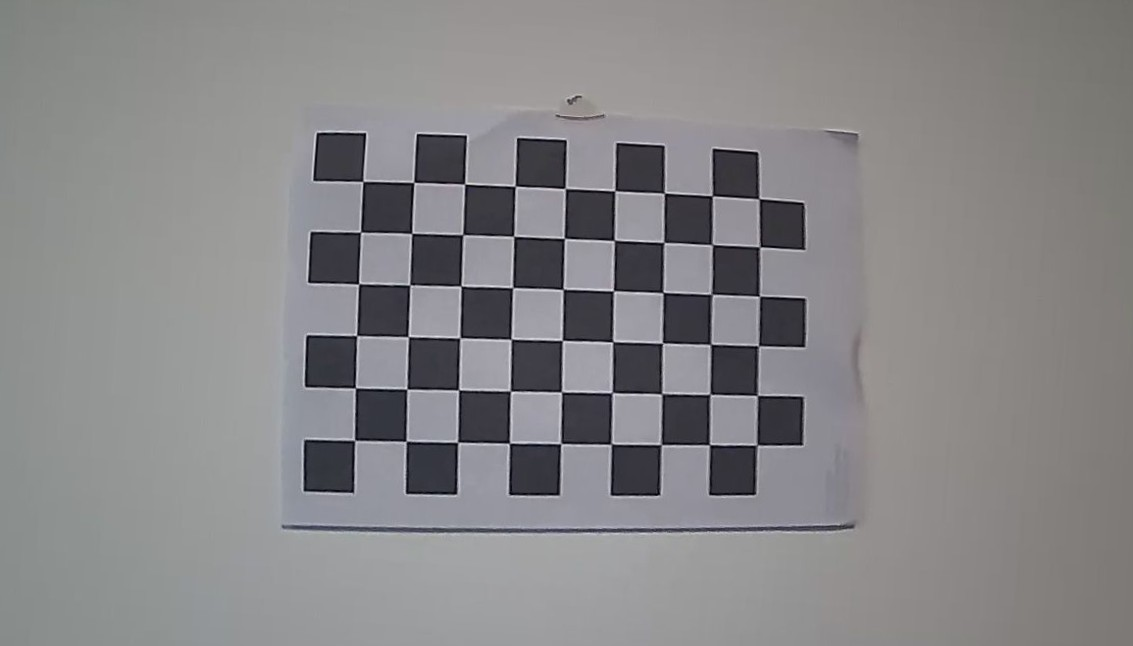
#> input picture data/intrinsic/cam1/img_001.jpg, 1133 x 646 px, found by its file name
$ python dist_compare.py
#> lines starting #> are read from the running program, lines starting #| are printed output that depends on the picture
import cv2
import numpy as np
import matplotlib.pyplot as plt

camera_matrix = np.array([
    [1635.2139320584938, 0.0, 491.70552818049805],
    [0.0, 1649.261285014665, 563.1537334218066],
    [0.0, 0.0, 1.0]
])

dist_coeffs = np.array([
    -0.7783523102247556,
    0.805830549333204,
    -0.0010772652725541043,
    -0.023382106177638144,
    5.428755128684437
])

image_path = '/Users/judyhuang/Downloads/MultiSensor-Fusion-main/data/cam1/img_001.jpg'

image = cv2.imread(image_path)
#> image is the input picture: shape (646, 1133, 3); mean B, G, R 135.6, 134.1, 135.1

if image is None:
    raise FileNotFoundError(f"no image：{image_path}")

image_rgb = cv2.cvtColor(image, cv2.COLOR_BGR2RGB)

plt.imshow(image_rgb)
plt.title("original image")
plt.axis('off')
plt.show()

h, w = image.shape[:2]
#> h = 646; w = 1133
new_camera_matrix, roi = cv2.getOptimalNewCameraMatrix(
    camera_matrix, dist_coeffs, (w, h), 1, (w, h)
)
#> roi = (8, 29, 1086, 607)

undistorted = cv2.undistort(image, camera_matrix, dist_coeffs, None, new_camera_matrix)
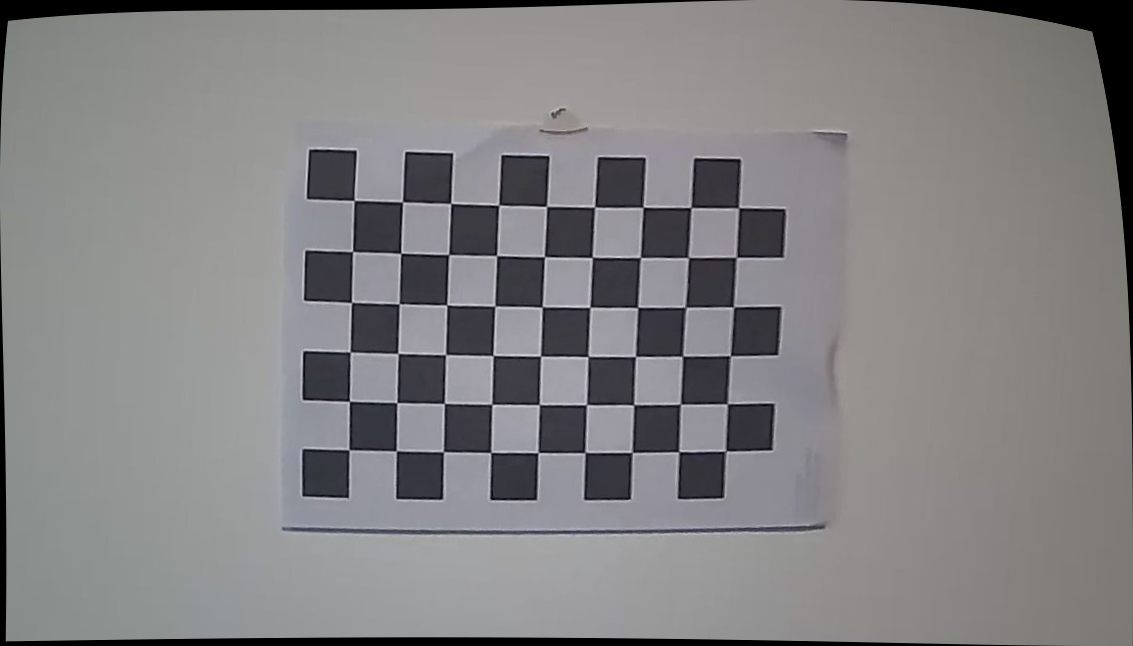
#> undistorted: shape (646, 1133, 3); mean B, G, R 131.1, 129.8, 130.9
undistorted_rgb = cv2.cvtColor(undistorted, cv2.COLOR_BGR2RGB)

fig, axs = plt.subplots(1, 2, figsize=(14, 6))
axs[0].imshow(image_rgb)
axs[0].set_title("original image")
axs[0].axis('off')

axs[1].imshow(undistorted_rgb)
axs[1].set_title("distortion image")
axs[1].axis('off')

plt.tight_layout()
plt.show()
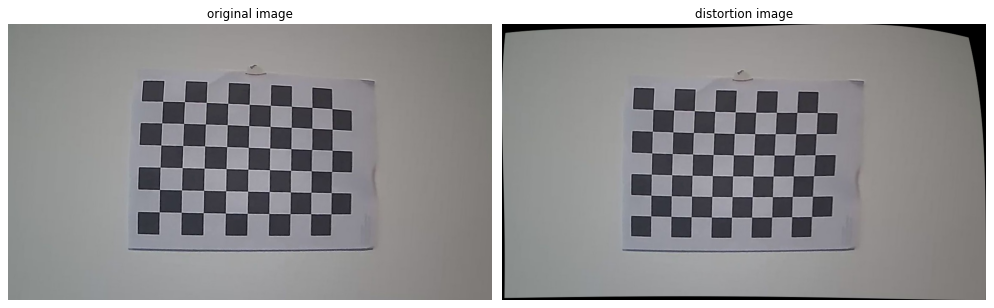
#> figure drawn by matplotlib, 2 panels

$ run again, with data/intrinsic/cam1/img_002.jpg copied over data/intrinsic/cam1/img_001.jpg
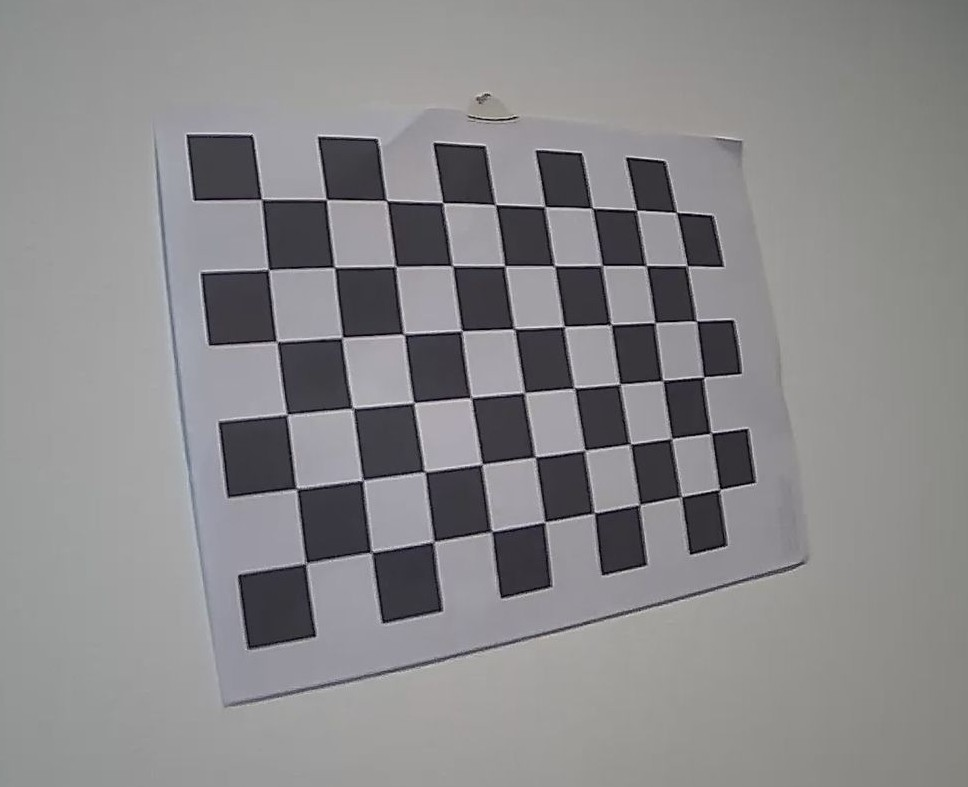
#> input picture data/intrinsic/cam1/img_002.jpg, 968 x 787 px, found by its file name
#> image is the input picture: shape (787, 968, 3); mean B, G, R 138.2, 136.6, 137.4
#> `undistorted = cv2.undistort(image, camera_matrix, dist_coeffs, None, n..`:
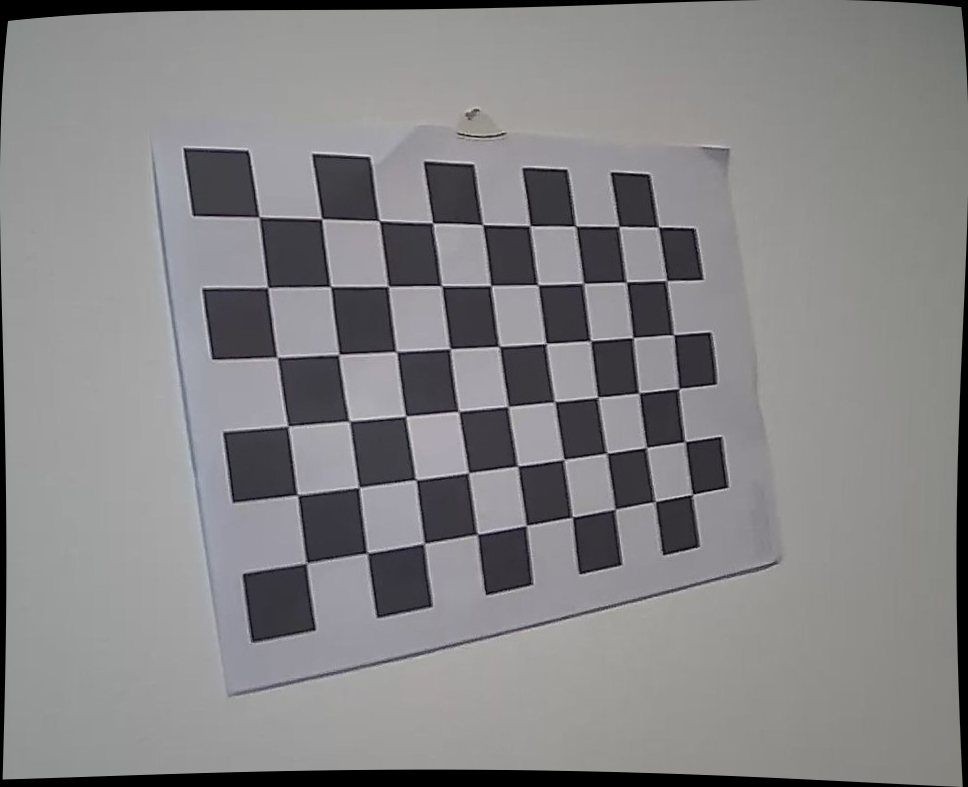
#> undistorted: shape (787, 968, 3); mean B, G, R 133.7, 132.3, 133.1
#> `plt.show()`:
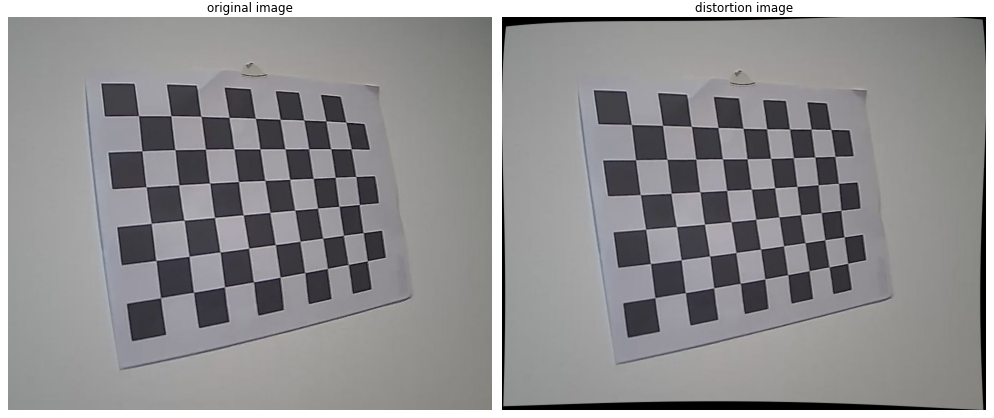
#> figure drawn by matplotlib, 2 panels

$ run again, with data/intrinsic/cam1/img_003.jpg copied over data/intrinsic/cam1/img_001.jpg
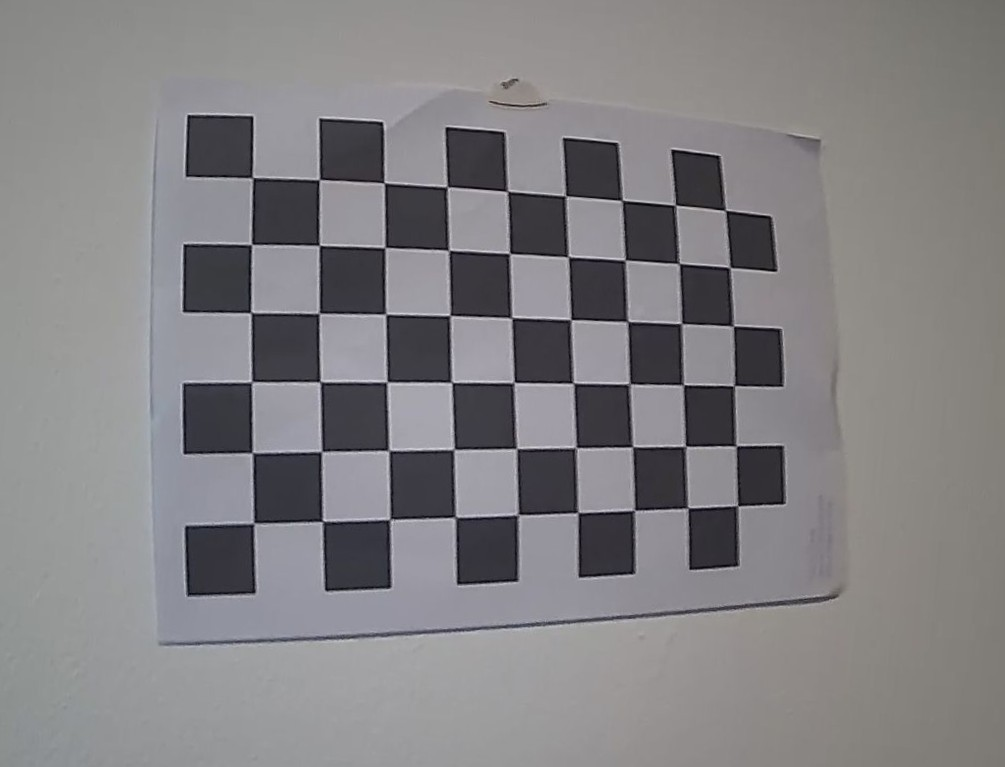
#> input picture data/intrinsic/cam1/img_003.jpg, 1005 x 767 px, found by its file name
#> image is the input picture: shape (767, 1005, 3); mean B, G, R 131.2, 129, 130.6
#> `undistorted = cv2.undistort(image, camera_matrix, dist_coeffs, None, n..`:
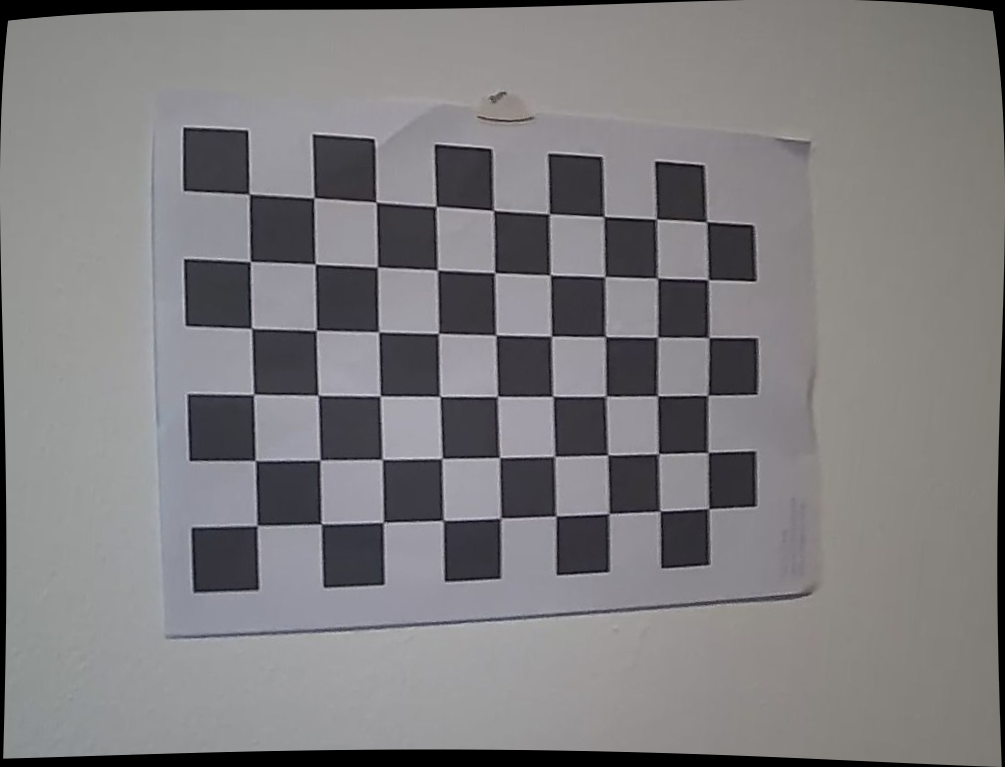
#> undistorted: shape (767, 1005, 3); mean B, G, R 126.8, 125, 126.6
#> `plt.show()`:
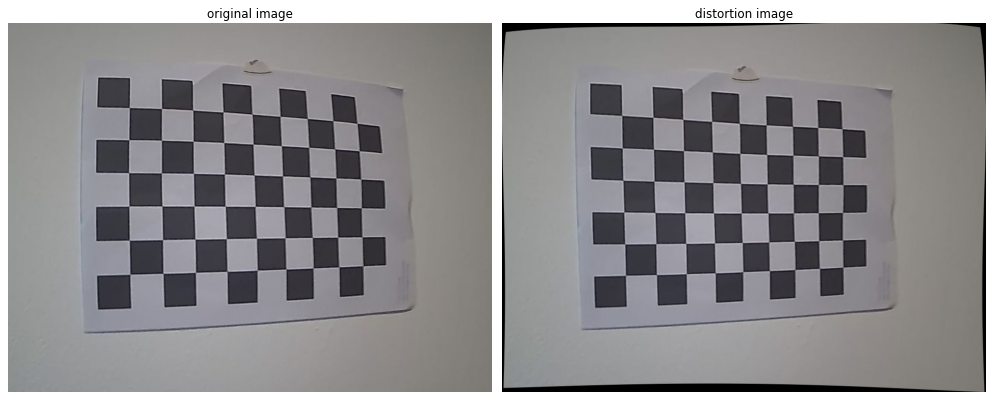
#> figure drawn by matplotlib, 2 panels

$ run again, with data/intrinsic/cam1/img_004.jpg copied over data/intrinsic/cam1/img_001.jpg
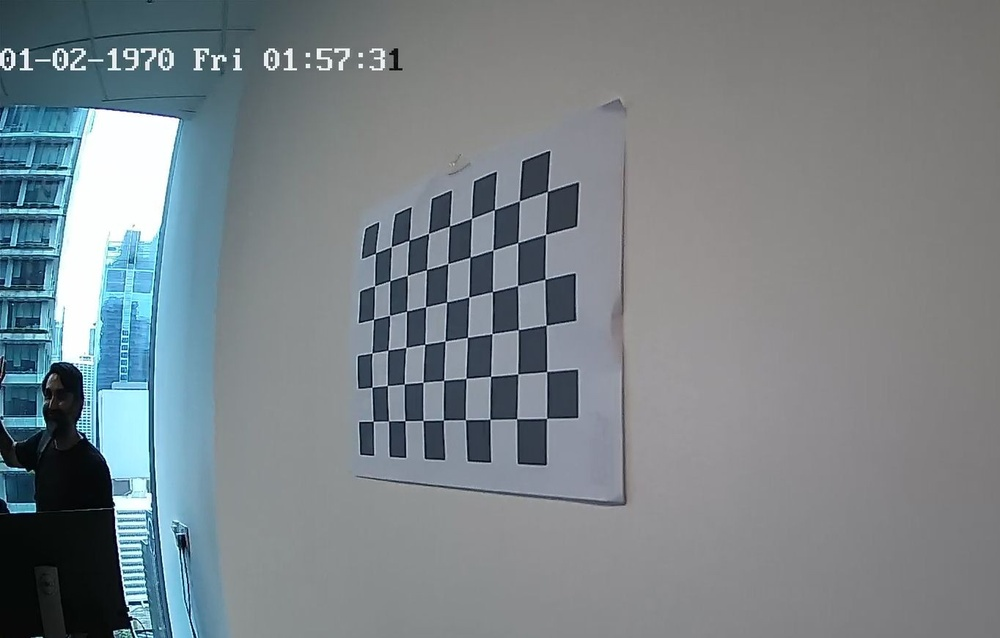
#> input picture data/intrinsic/cam1/img_004.jpg, 1000 x 638 px, shrunk from 1364 x 870 before the run, found by its file name
#> image is the input picture: shape (638, 1000, 3); mean B, G, R 136.6, 131.6, 122.4
#> `undistorted = cv2.undistort(image, camera_matrix, dist_coeffs, None, n..`:
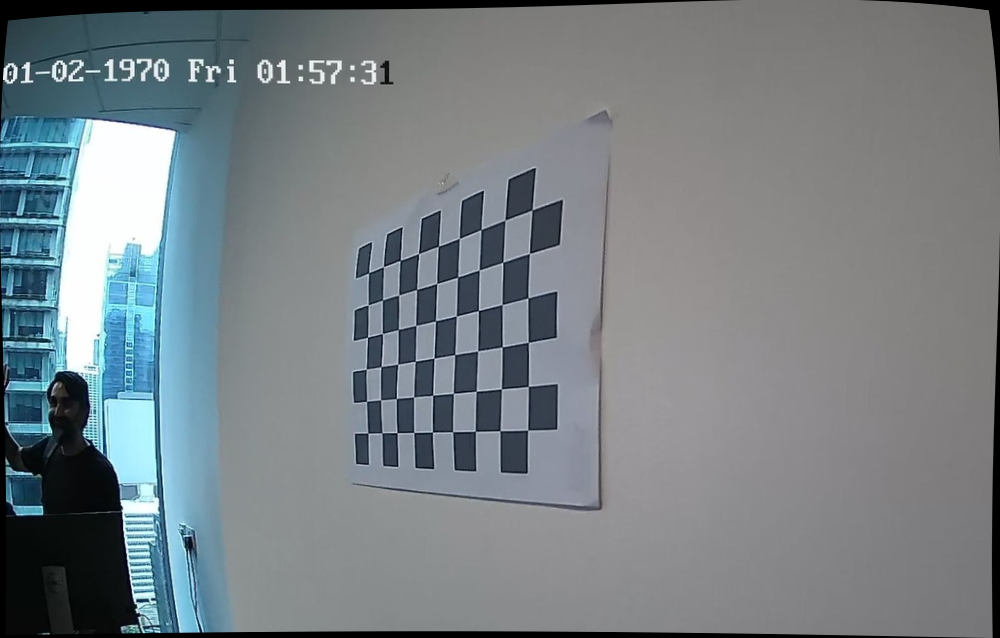
#> undistorted: shape (638, 1000, 3); mean B, G, R 132.8, 128.1, 119.4
#> `plt.show()`:
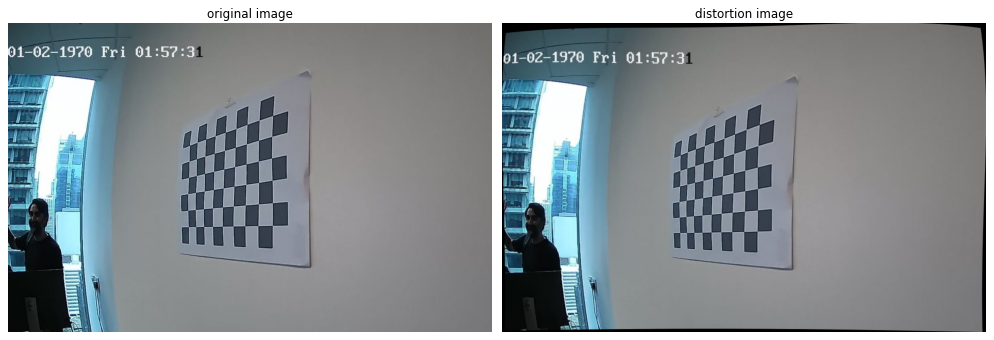
#> figure drawn by matplotlib, 2 panels
